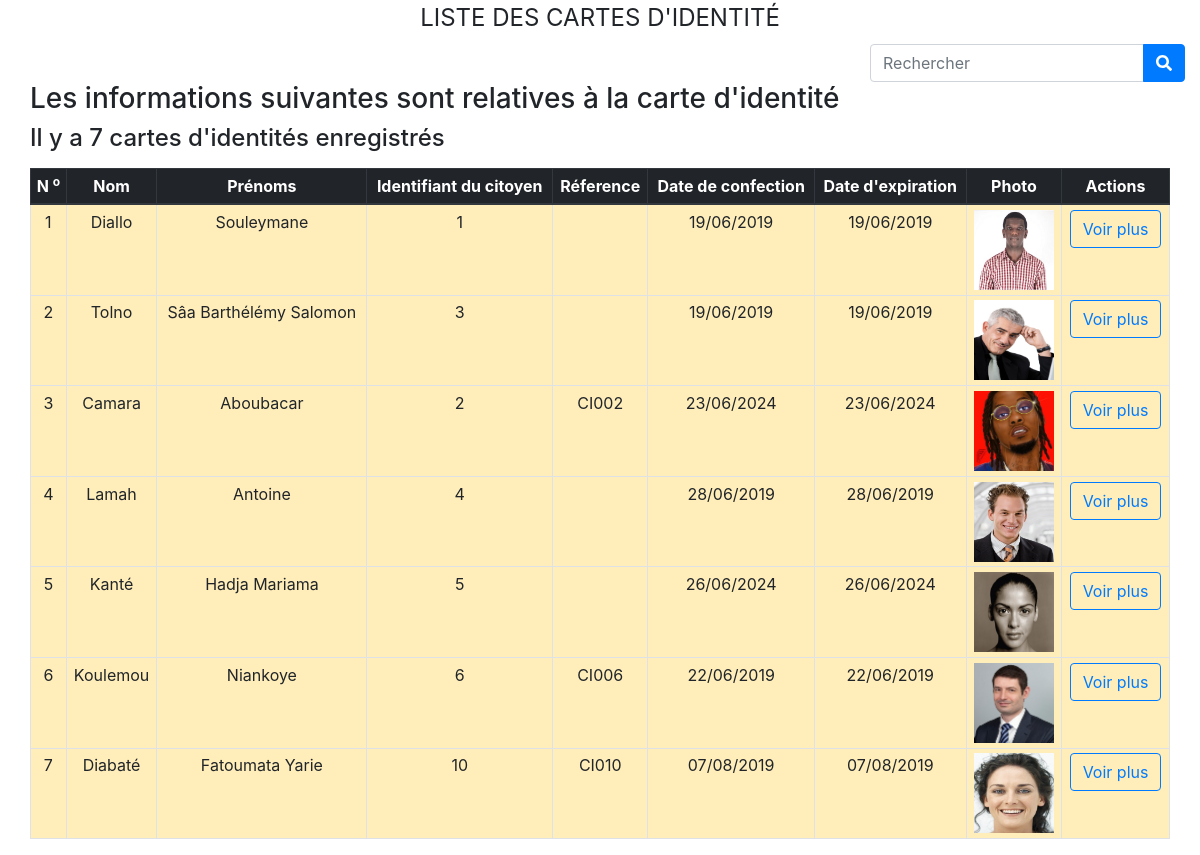
Screenshot of /gestion-demo-v3/demande/carte-identite/tableau_carte_d_identite.php with the database file from the repository.
### tables this page shows
CREATE TABLE `carteidentite` (
  `ID_CARTEIDEN` int(10) NOT NULL,
  `ID_RESPONSABLE` int(10) NOT NULL,
  `ID_CITOYEN` int(10) NOT NULL,
  `referenceCarteIden` varchar(20) NOT NULL,
  `DATE_CONFECTION_PAPIER` date DEFAULT NULL,
  `DATE_EXP` date DEFAULT NULL,
  `PHOTO_CARTEIDEN` varchar(150) DEFAULT NULL
);

CREATE TABLE `citoyen` (
  `ID_CITOYEN` int(10) NOT NULL,
  `ID_DECNAISS` int(10) NOT NULL,
  `NOM` varchar(50) DEFAULT NULL,
  `PRENOMS` varchar(50) DEFAULT NULL,
  `DATE_NAISS` date DEFAULT NULL,
  `VILLE_NAISS` varchar(50) NOT NULL,
  `LIEU_NAISS` varchar(50) NOT NULL,
  `DOMICILE` varchar(50) DEFAULT NULL,
  `PROFESSION` varchar(50) DEFAULT NULL,
  `NOM_MERE` varchar(50) DEFAULT NULL,
  `PRENOM_MERE` varchar(50) DEFAULT NULL,
  `PROFESSION_MERE` varchar(50) DEFAULT NULL,
  `ADRESSE_MERE` varchar(50) DEFAULT NULL,
  `NOM_PERE` varchar(50) DEFAULT NULL,
  `PRENOM_PERE` varchar(50) DEFAULT NULL,
  `PROFESSION_PERE` varchar(50) DEFAULT NULL,
  `ADRESSE_PERE` varchar(50) DEFAULT NULL,
  `TEL` varchar(15) DEFAULT NULL,
  `EMAIL` varchar(60) DEFAULT NULL,
  `GENRE` varchar(10) DEFAULT NULL,
  `SITUATION_MATRIMONIALE` varchar(50) DEFAULT NULL,
  `TAILLE` float DEFAULT NULL,
  `TEINT` varchar(15) DEFAULT NULL,
  `CHEVEUX` varchar(15) DEFAULT NULL,
  `YEUX` varchar(20) DEFAULT NULL,
  `SIGNE_PARTICULIER` varchar(100) DEFAULT NULL,
  `MOT_PASSE` varchar(50) DEFAULT NULL,
  `NUM_EMPRUNT` varchar(20) DEFAULT NULL,
  `NIN_CITOYEN` varchar(20) DEFAULT NULL,
  `PHOTO_CITOYEN` varchar(255) NOT NULL
);

### gestion-demo-v3/demande/carte-identite/tableau_carte_d_identite.php (the view, shortened to what this page needs)
<!DOCTYPE html>
<html lang="fr">
<head>
    <link rel="stylesheet" href="../../css/bootstrap.min.css">
</head>
<body>
    <div class="container-fluid">
        <legend class="text-uppercase text-center">Liste des cartes d'identité</legend>
        <div class="d-flex">
            <form action="" class="ml-auto" method="POST">
                <div class="input-group">
                    <input type="search" name="recherche" id="cherche" placeholder="Rechercher" class="form-control">
                    <div class="input-group-append">
                        <button type="submit" name="rechercher" class="btn btn-primary">
                            <span class="fas fa-search"></span>
                        </button>
                    </div>
                </div>
            </form>
        </div>
        <?php
            $con = connexion();
            if(isset($_POST['rechercher'])){
                $id_search = RecupererIdParNin($_POST['recherche']);
                $requete = "SELECT cit.id_citoyen, cit.nom, cit.prenoms, car.id_carteiden, car.referencecarteIden,
                            date_format(car.date_confection_papier, '%d/%m/%Y') as date_confection_papier,
                            date_format(car.date_exp, '%d/%m/%Y') as date_exp,
                            car.photo_carteiden
                            FROM carteidentite car, citoyen cit
                            WHERE car.id_citoyen = cit.id_citoyen
                            AND cit.id_citoyen = '$id_search'";
                $result=$con->query($requete);
            }else{
                $requete = "SELECT cit.id_citoyen, cit.nom, cit.prenoms, car.id_carteiden, car.referencecarteIden,
                            date_format(car.date_confection_papier, '%d/%m/%Y') as date_confection_papier,
                            date_format(car.date_exp, '%d/%m/%Y') as date_exp,
                            car.photo_carteiden
                            FROM carteidentite car, citoyen cit
                            WHERE car.id_citoyen = cit.id_citoyen";
                $result=$con->query($requete);
                $nbart=$result->rowCount();
            }
            if(!$result)
            {
                $mes_erreur=$con->errorInfo();
                echo "Lecture impossible, code", $con->errorCode(),$mes_erreur[2];
            }
            else
            {
            ?>
            <div class="container-fluid">
                <h3>Les informations suivantes sont relatives à la carte d'identité</h3>
                <?php
                    if(isset($nbart)){
                        echo "<h4>Il y a $nbart cartes d'identités enregistrés</h4>";
                    }
                ?>
                <div class="row mt-3">
                    <div class="col-12 col-sm-12 col-md-12 col-lg-12 col-xl-12">
                    <table class="table table-striped table-bordered table-hover  text-center table-sm">
                        <thead class="thead-dark">
                            <tr>
                                <th>N <sup>o</sup></th>
                                <th>Nom</th>
                                <th>Prénoms</th>
                                <th>Identifiant du citoyen</th>
                                <th>Réference</th>
                                <th>Date de confection</th>
                                <th>Date d'expiration</th>
                                <th>Photo</th>
                                <th>Actions</th>
                            </tr>
                        </thead>
                        <tbody>
                            <?php
                            while($ligne=$result->fetch())
                            {
                            ?>
                                <tr class="table-warning">
                                    <td><?= $ligne['id_carteiden'] ?></td>
                                    <td><?= $ligne['nom'] ?></td>
                                    <td><?= $ligne['prenoms'] ?></td>
                                    <td><?= $ligne['id_citoyen'] ?></td>
                                    <td><?= $ligne['referencecarteIden'] ?></td>
                                    <td><?= $ligne['date_confection_papier'] ?></td>
                                    <td><?= $ligne['date_exp'] ?></td>
                                    <td>
                                        <a href="../../images/photos/<?=$ligne['photo_carteiden']?>">
                                            <img  style="width:80px;height:80px" src="../../images/photos/<?=$ligne['photo_carteiden']?>">
                                        </a>
                                    </td>
                                    <td><a href="affiche-carte-identite.html.php?id=<?=$ligne['id_carteiden']?>" class="btn btn-outline-primary">Voir plus</a></td>
                                </tr>
                            <?php
                            }
                            ?>
                    </table>
                    </div>
                </div>
            </div>
            <?php
                }
            ?>
    </div>
</body>
</html>

### rows the page displays
carteidentite: ID_CARTEIDEN "1", ID_CITOYEN.NOM "Diallo", ID_CITOYEN.PRENOMS "Souleymane", ID_CITOYEN.ID_CITOYEN "1", date_confection_papier "19/06/2019", date_exp "19/06/2019", PHOTO_CARTEIDEN (picture)
carteidentite: ID_CARTEIDEN "2", ID_CITOYEN.NOM "Tolno", ID_CITOYEN.PRENOMS "Sâa Barthélémy Salomon", ID_CITOYEN.ID_CITOYEN "3", date_confection_papier "19/06/2019", date_exp "19/06/2019", PHOTO_CARTEIDEN (picture)
carteidentite: ID_CARTEIDEN "3", ID_CITOYEN.NOM "Camara", ID_CITOYEN.PRENOMS "Aboubacar", ID_CITOYEN.ID_CITOYEN "2", referenceCarteIden "CI002", date_confection_papier "23/06/2024", date_exp "23/06/2024", PHOTO_CARTEIDEN (picture)
carteidentite: ID_CARTEIDEN "4", ID_CITOYEN.NOM "Lamah", ID_CITOYEN.PRENOMS "Antoine", ID_CITOYEN.ID_CITOYEN "4", date_confection_papier "28/06/2019", date_exp "28/06/2019", PHOTO_CARTEIDEN (picture)
carteidentite: ID_CARTEIDEN "5", ID_CITOYEN.NOM "Kanté", ID_CITOYEN.PRENOMS "Hadja Mariama", ID_CITOYEN.ID_CITOYEN "5", date_confection_papier "26/06/2024", date_exp "26/06/2024", PHOTO_CARTEIDEN (picture)
carteidentite: ID_CARTEIDEN "6", ID_CITOYEN.NOM "Koulemou", ID_CITOYEN.PRENOMS "Niankoye", ID_CITOYEN.ID_CITOYEN "6", referenceCarteIden "CI006", date_confection_papier "22/06/2019", date_exp "22/06/2019", PHOTO_CARTEIDEN (picture)
carteidentite: ID_CARTEIDEN "7", ID_CITOYEN.NOM "Diabaté", ID_CITOYEN.PRENOMS "Fatoumata Yarie", ID_CITOYEN.ID_CITOYEN "10", referenceCarteIden "CI010", date_confection_papier "07/08/2019", date_exp "07/08/2019", PHOTO_CARTEIDEN (picture)

### other values shown
$nbart "7"
